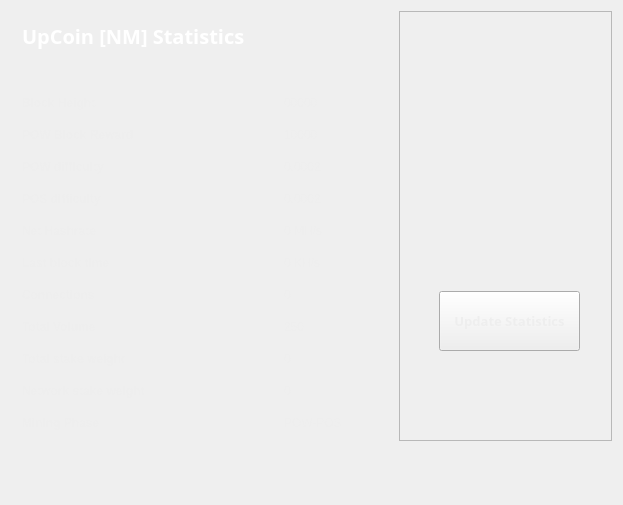
<?xml version="1.0" encoding="UTF-8"?>
<ui version="4.0">
 <class>StatisticsPage</class>
 <widget class="QWidget" name="StatisticsPage">
  <property name="windowModality">
   <enum>Qt::NonModal</enum>
  </property>
  <property name="geometry">
   <rect>
    <x>0</x>
    <y>0</y>
    <width>623</width>
    <height>505</height>
   </rect>
  </property>
  <property name="windowTitle">
   <string>Digging</string>
  </property>
  <property name="styleSheet">
   <string notr="true">color:#eeeeee;
font-family:'Open Sans,sans-serif';</string>
  </property>
  <layout class="QGridLayout" name="gridLayout">
   <property name="sizeConstraint">
    <enum>QLayout::SetMaximumSize</enum>
   </property>
   <item row="0" column="1">
    <widget class="QFrame" name="frame">
     <property name="minimumSize">
      <size>
       <width>213</width>
       <height>0</height>
      </size>
     </property>
     <property name="frameShape">
      <enum>QFrame::StyledPanel</enum>
     </property>
     <property name="frameShadow">
      <enum>QFrame::Raised</enum>
     </property>
     <widget class="QPushButton" name="startButton">
      <property name="geometry">
       <rect>
        <x>40</x>
        <y>280</y>
        <width>141</width>
        <height>60</height>
       </rect>
      </property>
      <property name="sizePolicy">
       <sizepolicy hsizetype="Fixed" vsizetype="Fixed">
        <horstretch>0</horstretch>
        <verstretch>0</verstretch>
       </sizepolicy>
      </property>
      <property name="minimumSize">
       <size>
        <width>120</width>
        <height>60</height>
       </size>
      </property>
      <property name="font">
       <font>
        <family>Open Sans,sans-serif</family>
        <pointsize>10</pointsize>
        <weight>75</weight>
        <bold>true</bold>
        <underline>false</underline>
        <kerning>true</kerning>
       </font>
      </property>
      <property name="autoFillBackground">
       <bool>false</bool>
      </property>
      <property name="styleSheet">
       <string notr="true"/>
      </property>
      <property name="text">
       <string>Update Statistics</string>
      </property>
     </widget>
     <widget class="QLabel" name="label">
      <property name="geometry">
       <rect>
        <x>10</x>
        <y>10</y>
        <width>191</width>
        <height>191</height>
       </rect>
      </property>
      <property name="text">
       <string/>
      </property>
      <property name="pixmap">
       <pixmap resource="../bitcoin.qrc">:/icons/upcoin</pixmap>
      </property>
      <property name="scaledContents">
       <bool>true</bool>
      </property>
     </widget>
    </widget>
   </item>
   <item row="0" column="0">
    <widget class="QFrame" name="gridFrame_2">
     <layout class="QGridLayout" name="gridLayout_4">
      <item row="3" column="0">
       <layout class="QFormLayout" name="formLayout_2">
        <property name="fieldGrowthPolicy">
         <enum>QFormLayout::FieldsStayAtSizeHint</enum>
        </property>
        <property name="horizontalSpacing">
         <number>139</number>
        </property>
        <property name="verticalSpacing">
         <number>18</number>
        </property>
        <property name="rightMargin">
         <number>0</number>
        </property>
        <item row="1" column="0">
         <widget class="QLabel" name="label_14">
          <property name="text">
           <string>&lt;html&gt;&lt;head/&gt;&lt;body&gt;&lt;p&gt;&lt;span style=&quot; font-weight:600;&quot;&gt;Block Height&lt;/span&gt;&lt;/p&gt;&lt;/body&gt;&lt;/html&gt;</string>
          </property>
         </widget>
        </item>
        <item row="1" column="1">
         <widget class="QLabel" name="heightBox">
          <property name="text">
           <string>00000</string>
          </property>
         </widget>
        </item>
        <item row="2" column="0">
         <widget class="QLabel" name="label_12">
          <property name="text">
           <string>&lt;html&gt;&lt;head/&gt;&lt;body&gt;&lt;p&gt;&lt;span style=&quot; font-weight:600;&quot;&gt;POW Block Reward&lt;/span&gt;&lt;/p&gt;&lt;/body&gt;&lt;/html&gt;</string>
          </property>
         </widget>
        </item>
        <item row="2" column="1">
         <widget class="QLabel" name="rewardBox">
          <property name="text">
           <string>10000</string>
          </property>
         </widget>
        </item>
        <item row="3" column="0">
         <widget class="QLabel" name="label_13">
          <property name="text">
           <string>&lt;html&gt;&lt;head/&gt;&lt;body&gt;&lt;p&gt;&lt;span style=&quot; font-weight:600;&quot;&gt;POW difficulty&lt;/span&gt;&lt;/p&gt;&lt;/body&gt;&lt;/html&gt;</string>
          </property>
         </widget>
        </item>
        <item row="3" column="1">
         <widget class="QLabel" name="diffBox">
          <property name="text">
           <string>0.0002</string>
          </property>
         </widget>
        </item>
        <item row="4" column="0">
         <widget class="QLabel" name="label_9">
          <property name="text">
           <string>&lt;html&gt;&lt;head/&gt;&lt;body&gt;&lt;p&gt;&lt;span style=&quot; font-weight:600;&quot;&gt;POS difficulty&lt;/span&gt;&lt;/p&gt;&lt;/body&gt;&lt;/html&gt;</string>
          </property>
         </widget>
        </item>
        <item row="4" column="1">
         <widget class="QLabel" name="diffBox2">
          <property name="text">
           <string>0.0002</string>
          </property>
         </widget>
        </item>
        <item row="5" column="1">
         <widget class="QLabel" name="pawrateBox">
          <property name="text">
           <string>0 MH/s</string>
          </property>
         </widget>
        </item>
        <item row="6" column="0">
         <widget class="QLabel" name="label3_2">
          <property name="sizePolicy">
           <sizepolicy hsizetype="Preferred" vsizetype="Maximum">
            <horstretch>0</horstretch>
            <verstretch>0</verstretch>
           </sizepolicy>
          </property>
          <property name="text">
           <string>&lt;html&gt;&lt;head/&gt;&lt;body&gt;&lt;p&gt;&lt;span style=&quot; font-weight:600;&quot;&gt;Last block time&lt;/span&gt;&lt;/p&gt;&lt;/body&gt;&lt;/html&gt;</string>
          </property>
         </widget>
        </item>
        <item row="6" column="1">
         <widget class="QLabel" name="localBox">
          <property name="text">
           <string>0 KH/s</string>
          </property>
         </widget>
        </item>
        <item row="7" column="0">
         <widget class="QLabel" name="label1_2">
          <property name="text">
           <string>&lt;html&gt;&lt;head/&gt;&lt;body&gt;&lt;p&gt;&lt;span style=&quot; font-weight:600;&quot;&gt;Connections&lt;/span&gt;&lt;/p&gt;&lt;/body&gt;&lt;/html&gt;</string>
          </property>
         </widget>
        </item>
        <item row="7" column="1">
         <widget class="QLabel" name="connectionBox">
          <property name="text">
           <string>0</string>
          </property>
         </widget>
        </item>
        <item row="8" column="0">
         <widget class="QLabel" name="label_8">
          <property name="text">
           <string>&lt;html&gt;&lt;head/&gt;&lt;body&gt;&lt;p&gt;&lt;span style=&quot; font-weight:600;&quot;&gt;Total Volume&lt;/span&gt;&lt;/p&gt;&lt;/body&gt;&lt;/html&gt;</string>
          </property>
         </widget>
        </item>
        <item row="8" column="1">
         <widget class="QLabel" name="volumeBox">
          <property name="text">
           <string>250</string>
          </property>
         </widget>
        </item>
        <item row="9" column="0">
         <widget class="QLabel" name="label_10">
          <property name="text">
           <string>&lt;html&gt;&lt;head/&gt;&lt;body&gt;&lt;p&gt;&lt;span style=&quot; font-weight:600;&quot;&gt;Total stake weight&lt;/span&gt;&lt;/p&gt;&lt;/body&gt;&lt;/html&gt;</string>
          </property>
         </widget>
        </item>
        <item row="9" column="1">
         <widget class="QLabel" name="minBox">
          <property name="text">
           <string>0</string>
          </property>
         </widget>
        </item>
        <item row="10" column="0">
         <widget class="QLabel" name="label_11">
          <property name="text">
           <string>&lt;html&gt;&lt;head/&gt;&lt;body&gt;&lt;p&gt;&lt;span style=&quot; font-weight:600;&quot;&gt;Network stake weight&lt;/span&gt;&lt;/p&gt;&lt;/body&gt;&lt;/html&gt;</string>
          </property>
         </widget>
        </item>
        <item row="10" column="1">
         <widget class="QLabel" name="maxBox">
          <property name="text">
           <string>0</string>
          </property>
         </widget>
        </item>
        <item row="11" column="0">
         <widget class="QLabel" name="label_15">
          <property name="text">
           <string>&lt;html&gt;&lt;head/&gt;&lt;body&gt;&lt;p&gt;&lt;span style=&quot; font-weight:600;&quot;&gt;Mining Phase&lt;/span&gt;&lt;/p&gt;&lt;/body&gt;&lt;/html&gt;</string>
          </property>
         </widget>
        </item>
        <item row="11" column="1">
         <widget class="QLabel" name="cBox">
          <property name="text">
           <string>POW-POS</string>
          </property>
         </widget>
        </item>
        <item row="5" column="0">
         <widget class="QLabel" name="label_16">
          <property name="text">
           <string>&lt;html&gt;&lt;head/&gt;&lt;body&gt;&lt;p&gt;&lt;span style=&quot; font-weight:600;&quot;&gt;Net Hashrate&lt;/span&gt;&lt;/p&gt;&lt;/body&gt;&lt;/html&gt;</string>
          </property>
         </widget>
        </item>
       </layout>
      </item>
      <item row="1" column="0">
       <layout class="QHBoxLayout" name="horizontalLayout_4">
        <property name="spacing">
         <number>7</number>
        </property>
        <item>
         <widget class="QLabel" name="label_5">
          <property name="font">
           <font>
            <family>Open Sans,sans-serif</family>
           </font>
          </property>
          <property name="text">
           <string>&lt;html&gt;&lt;head/&gt;&lt;body&gt;&lt;p&gt;&lt;span style=&quot; font-size:20px; font-weight:600; color:#FFFFFF;&quot;&gt;UpCoin [NM] Statistics&lt;/span&gt;&lt;/p&gt;&lt;/body&gt;&lt;/html&gt;</string>
          </property>
         </widget>
        </item>
        <item>
         <spacer name="horizontalSpacer_2">
          <property name="orientation">
           <enum>Qt::Horizontal</enum>
          </property>
          <property name="sizeHint" stdset="0">
           <size>
            <width>40</width>
            <height>20</height>
           </size>
          </property>
         </spacer>
        </item>
       </layout>
      </item>
      <item row="2" column="0">
       <spacer name="verticalSpacer_2">
        <property name="orientation">
         <enum>Qt::Vertical</enum>
        </property>
        <property name="sizeHint" stdset="0">
         <size>
          <width>20</width>
          <height>40</height>
         </size>
        </property>
       </spacer>
      </item>
     </layout>
    </widget>
   </item>
   <item row="1" column="0">
    <spacer name="verticalSpacer">
     <property name="orientation">
      <enum>Qt::Vertical</enum>
     </property>
     <property name="sizeHint" stdset="0">
      <size>
       <width>20</width>
       <height>40</height>
      </size>
     </property>
    </spacer>
   </item>
  </layout>
 </widget>
 <layoutdefault spacing="6" margin="11"/>
 <resources>
  <include location="../bitcoin.qrc"/>
 </resources>
 <connections/>
</ui>
